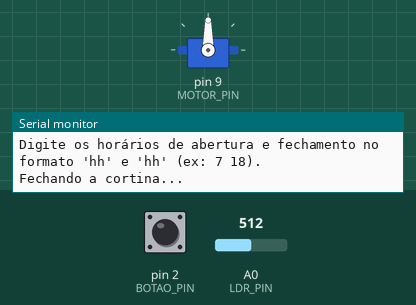
Simulated run of this sketch. Board: Arduino Uno, built with avr-gcc and run on an emulated ATmega328P. On the bench: servo, the last lines printed to the serial monitor. Inputs (shaded band) come from the test bench; at power-on: A0 (LDR_PIN) = 512, pin 2 (BOTAO_PIN) HIGH.

Above: at 1.3 s.
1.4 s: A0 (LDR_PIN) set to 941
2.9 s: A0 (LDR_PIN) set to 957
At 3.7 s:
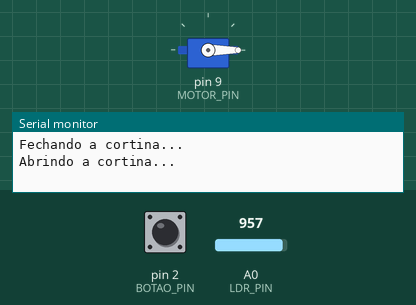
4.4 s: pin 2 (BOTAO_PIN) pulled LOW for 0.15 s
At 5.3 s:
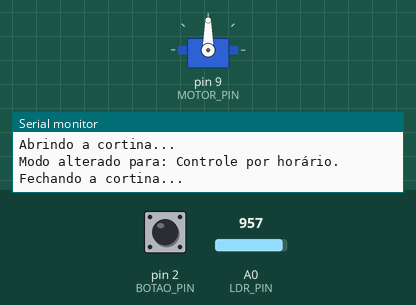
9.4 s: pin 2 (BOTAO_PIN) pulled LOW for 1 s
At 10.4 s:
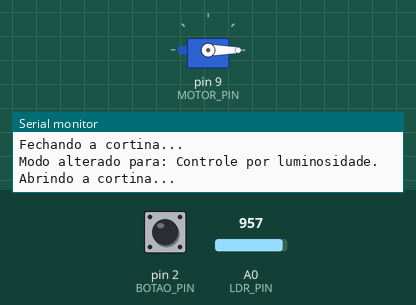
11.9 s: pin 2 (BOTAO_PIN) pulled LOW for 3.2 s
At 13.6 s:
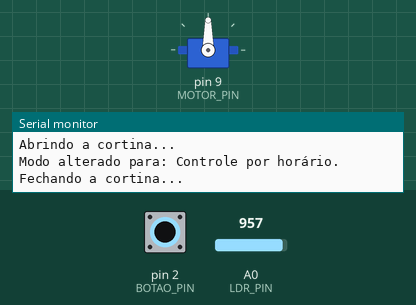
Timing chart, 0 to 15.1 s (numbered marks = the images above; inputs shaded):
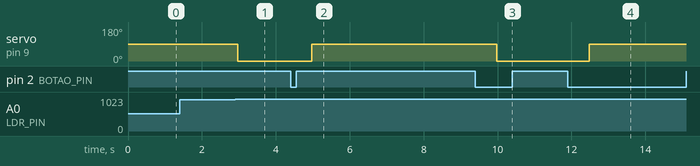

The sketch:

Cortina_Automatica.ino
```cpp
#include <Servo.h>

const int MOTOR_PIN = 9;
const int LDR_PIN = A0;
const int BOTAO_PIN = 2;

const int LIMIAR_LUZ = 950;
bool amodoLuminosidade = true;

bool cortinaAberta = true;

int hora = 8; // Inicializa o relógio às 8 horas
int minuto = 0; // Minutos iniciam em 0
unsigned long ultimaAtualizacao = 0; // Para rastrear o tempo da última atualização
const unsigned long intervalo = 1000; // Intervalo de 1 segundo na vida real = 1 minuto no sistema

int horaAbrir = 9; // Padrão
int horaFechar = 10; // Padrão

Servo motor;

// Função para verificar se o botão foi pressionado
bool botaoPressionado() {
    static bool estadoAnterior = HIGH; // Estado inicial do botão (não pressionado)
    bool estadoAtual = digitalRead(BOTAO_PIN);

    if (estadoAnterior == HIGH && estadoAtual == LOW) { // Detecta transição de "não pressionado" para "pressionado"
        estadoAnterior = estadoAtual;
        return true;
    } else {
        estadoAnterior = estadoAtual;
        return false;
    }
}

// Simula o avanço do tempo
void horaSimulada() {
    unsigned long agora = millis(); // Obtém o tempo atual em milissegundos

    if (agora - ultimaAtualizacao >= intervalo) {
        ultimaAtualizacao = agora;
        minuto++;

        // Incrementa a hora se os minutos ultrapassarem 59
        if (minuto >= 60) {
            minuto = 0;
            hora++;
        }

        // Reseta o relógio se as horas ultrapassarem 23
        if (hora >= 24) {
            hora = 0;
        }
    }
}

// Controle baseado na luminosidade
void modoLuminosidade() {
    int leituraLDR = analogRead(LDR_PIN);
    if (leituraLDR > LIMIAR_LUZ) {
        abrirCortina();
    } else {
        fecharCortina();
    }
}

// Controle baseado no horário
void modoHorario() {
    if (hora >= horaAbrir && hora < horaFechar) {
        abrirCortina();
    } else {
        fecharCortina();
    }
}

// Função para abrir a cortina
void abrirCortina() {
  if (!cortinaAberta){
    Serial.println("Abrindo a cortina...");
    motor.write(0); // Ajuste para a posição de "aberto"
    cortinaAberta = true;
  }
}

// Função para fechar a cortina
void fecharCortina() {
  if (cortinaAberta){
    Serial.println("Fechando a cortina...");
    motor.write(90); // Ajuste para a posição de "fechado"
    cortinaAberta = false;
  }
}

void setup() {
    Serial.begin(9600); // Inicializa a comunicação serial
    pinMode(LDR_PIN, INPUT);
    pinMode(BOTAO_PIN, INPUT_PULLUP);
    motor.attach(MOTOR_PIN); // Conecta o servo ao pino

    // Instruções para o usuário
    Serial.println("Sistema de controle de cortina iniciado.");
    Serial.println("Pressione o botão para alternar entre os modos: Horário ou Luminosidade.");
    Serial.println("Digite os horários de abertura e fechamento no formato 'hh' e 'hh' (ex: 7 18).");
}

void loop() {
    horaSimulada();

    // Alterna o modo quando o botão é pressionado
    if (botaoPressionado()) {
        amodoLuminosidade = !amodoLuminosidade;
        Serial.print("Modo alterado para: ");
      if (amodoLuminosidade){
            Serial.println("Controle por luminosidade.");
        } else {
            Serial.println("Controle por horário.");
        }
        delay(500); // Debounce para evitar múltiplas leituras do botão
    }

    // Verifica se há entrada serial para definir os horários
    if (Serial.available() > 0) {
        int comandoAbrir = Serial.parseInt();  // Lê horário de abertura
        int comandoFechar = Serial.parseInt(); // Lê horário de fechamento
        if (comandoAbrir >= 0 && comandoAbrir < 24 && comandoFechar > comandoAbrir && comandoFechar <= 24) {
            horaAbrir = comandoAbrir;
            horaFechar = comandoFechar;
            Serial.print("Horários atualizados: abrir às ");
            Serial.print(horaAbrir);
            Serial.print(":00, fechar às ");
            Serial.print(horaFechar);
            Serial.println(":00.");
        } else {
            Serial.println("Entrada inválida. Certifique-se de usar valores entre 0 e 24, e o horário de abertura deve ser antes do fechamento.");
        }
    }

    // Controle da cortina baseado no modo
    if (amodoLuminosidade) {
        modoLuminosidade();
    }else {
        modoHorario();
    }

    delay(100); // Aguarda para evitar leituras muito rápidas
}
```

Measured:
- the behaviour switches between 950 and 951 on A0 (LDR_PIN) (found by bisection; images 0 and 1)
- after the input at 1.4 s, every drawn part: stays the same
- after the input at 2.9 s, servo on pin 9 (MOTOR_PIN): 90° → 0° after 0.07 s
- after the input at 4.4 s, servo on pin 9 (MOTOR_PIN): 0° → 90° after 0.57 s
- after the input at 9.4 s, servo on pin 9 (MOTOR_PIN): 90° → 0° after 0.57 s
- after the input at 11.9 s, servo on pin 9 (MOTOR_PIN): 0° → 90° after 0.58 s
